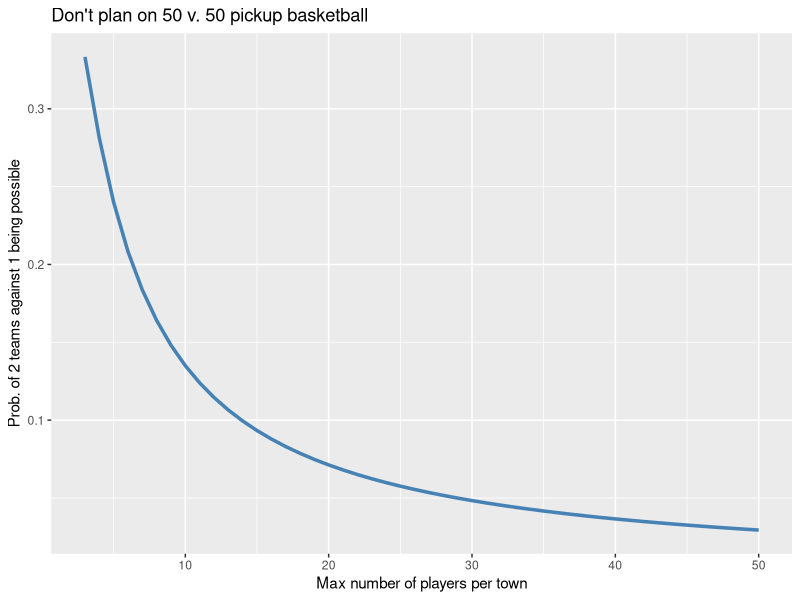
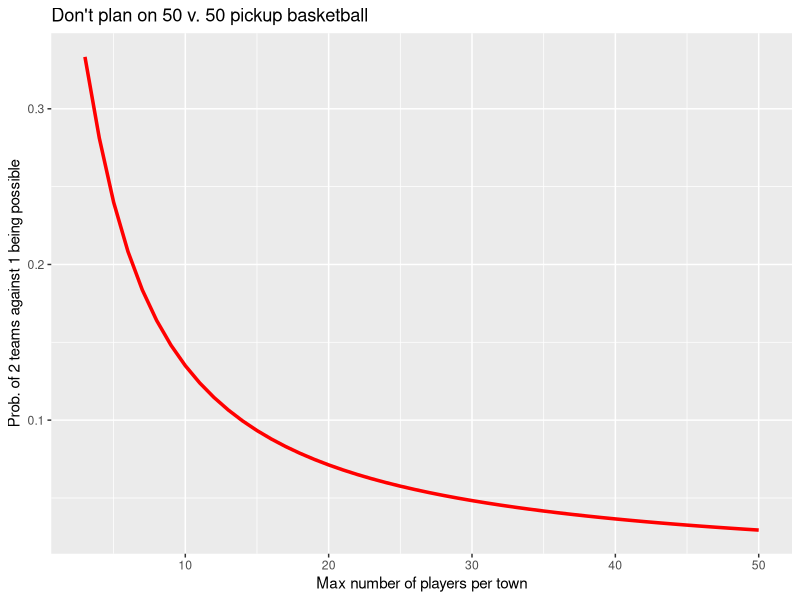

These charts were generated, in order, by the following R code:
## ---- chunk 1
knitr::opts_chunk$set(echo = TRUE)

library(ggplot2)
library(ggrepel)
## ---- chunk 2
nsim <- 10000 # number of iterations
nmax <- 5 # max number of players from any town

# Keep track of instances where two towns can be pitted against one
counter <- 0 
num_success <- 0
for (i in 1:nsim) {
  
  # Draw number of players for each town
  A <- sample(1:nmax,1)
  B <- sample(1:nmax,1)
  C <- sample(1:nmax,1)
  
  # If feasible, increment our success tracker
  if ( (A+B == C) || (B+C == A) || (C+A == B) ) {
    num_success <- num_success + 1
  }
  
  counter <- counter + 1
}

num_success/counter
## ---- chunk 3

# Compute probability from small pickup games to preposterously large ones
n <- 3:50
pi <- rep(NaN,length(n))
for (i in 3:max(n)) {
  pi[i-2] <- 3 * (0.5*(i^2 - i))/(i^3)
}
## ---- chunk 4
# Plot the probabilities over n
ggplot(data=NULL,aes(x=n,y=pi)) + geom_line(size=1.2, color = 'steelblue') +
  ylab("Prob. of 2 teams against 1 being possible") +
  xlab("Max number of players per town") + 
  ggtitle("Don't plan on 50 v. 50 pickup basketball") 
## ---- chunk 5
# Plot the probabilities over n
ggplot(data=NULL,aes(x=n,y=pi)) + geom_line(size=1.2, color = 'red') +
  ylab("Prob. of 2 teams against 1 being possible") +
  xlab("Max number of players per town") + 
  ggtitle("Don't plan on 50 v. 50 pickup basketball") 
